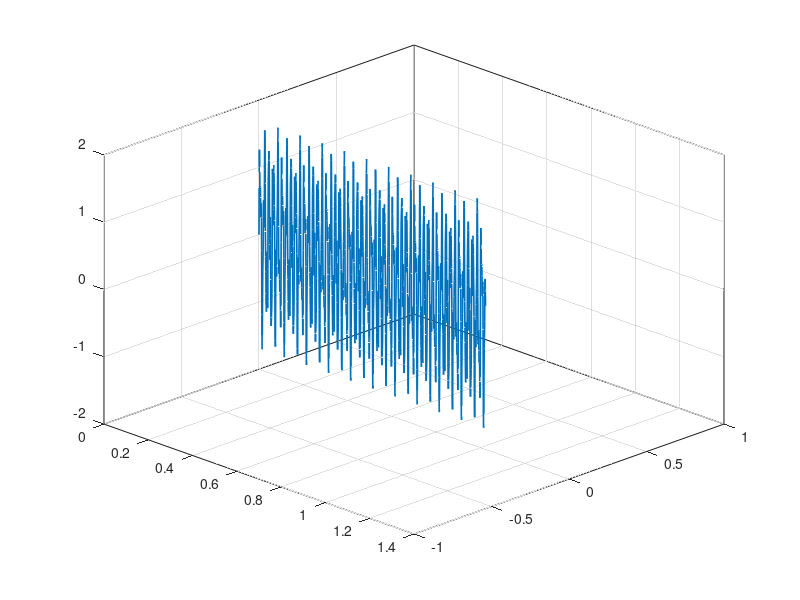

Write the MATLAB code that produced this figure. (Note: this script raises an error after producing the figure.)
% MATLAB code to generate a 3D figure similar to the one you described:
% Time-domain signal evolving into frequency domain, with a "waterfall" style 
% showing time slices transforming into frequency spectrum (IEEE style, all English labels)

clear; clc; close all;

% Parameters
Fs = 1000;                  % Sampling frequency (Hz)
T = 1/Fs;                   % Sampling period (s)
L = 1024;                   % Number of samples per segment
t = (0:L-1)*T;              % Time vector for one segment

% Number of time slices (for 3D effect)
N_slices = 20;              % Number of time windows

% Signal components
f1 = 50; f2 = 120; f3 = 200;   % Frequencies in Hz
x = sin(2*pi*f1*t) + 0.5*sin(2*pi*f2*t) + 0.3*sin(2*pi*f3*t);

% Create figure with IEEE style
fig = figure('Position', [100 100 900 600]);
hold on;
set(fig, 'Color', 'w');
view(45, 30);               % Nice 3D perspective
grid on;
box on;

% Colors for time and frequency domains
time_color = [0 0.4470 0.7410];   % blue
freq_color = [0.8500 0.3250 0.0980]; % red

% Generate 3D waterfall plot
for i = 1:N_slices
    % Create a time-shifted segment
    shift = (i-1)*L/2;          % Overlap for smoothness
    t_shift = t + shift*T;
    x_shift = sin(2*pi*f1*t_shift) + 0.5*sin(2*pi*f2*t_shift) + 0.3*sin(2*pi*f3*t_shift);
    
    % Time-domain curve (on the left)
    plot3(t_shift, zeros(1,L), x_shift, 'Color', time_color, ...
          'LineWidth', 1.2);
    
    % Compute FFT for this segment (magnitude spectrum)
    X = fft(x_shift);
    P2 = abs(X/L);
    P1 = P2(1:L/2+1);
    P1(2:end-1) = 2*P1(2:end-1);
    freq = (0:L/2)*Fs/L;
    
    % Frequency-domain curve (on the right, shifted in time)
    plot3(t_shift, freq, P1, 'Color', freq_color, ...
          'LineWidth', 1.2);
end

% Add reference planes for better visualization
% Time-domain plane (z=0)
surf([t(1) t(end); t(1) t(end)], [0 0; 0 0], [0 0; 0 0], ...
     'FaceColor', [0.9 0.9 0.9], 'FaceAlpha', 0.3, 'EdgeColor', 'none');
 
% Frequency-domain plane (x=max time)
surf([t(end) t(end); t(end) t(end)], [freq(1) freq(end); freq(1) freq(end)], ...
     [0 0; 0 0], 'FaceColor', [0.9 0.9 0.9], 'FaceAlpha', 0.3, 'EdgeColor', 'none');

% Labels and titles (all in English, Times New Roman)
xlabel('Time (s)', 'FontSize', 12, 'FontName', 'Times New Roman');
ylabel('Frequency (Hz)', 'FontSize', 12, 'FontName', 'Times New Roman');
zlabel('Amplitude / Magnitude', 'FontSize', 12, 'FontName', 'Times New Roman');
title('Fourier Transform: Time Domain to Frequency Domain Evolution', ...
      'FontSize', 14, 'FontName', 'Times New Roman');

% Set axes properties for IEEE style
set(gca, 'FontName', 'Times New Roman', 'FontSize', 10, 'LineWidth', 0.8);
set(gca, 'GridLineStyle', ':', 'GridAlpha', 0.3);

% Adjust view and limits
xlim([t(1) t(end)+t(end)-t(1)]);
ylim([0 300]);   % Focus on relevant frequencies
zlim([0 2.5]);
view(45, 30);

% Legend
legend({'Time Domain Signal', 'Frequency Domain Magnitude'}, ...
       'Location', 'northeast', 'FontSize', 10, 'FontName', 'Times New Roman');

hold off;